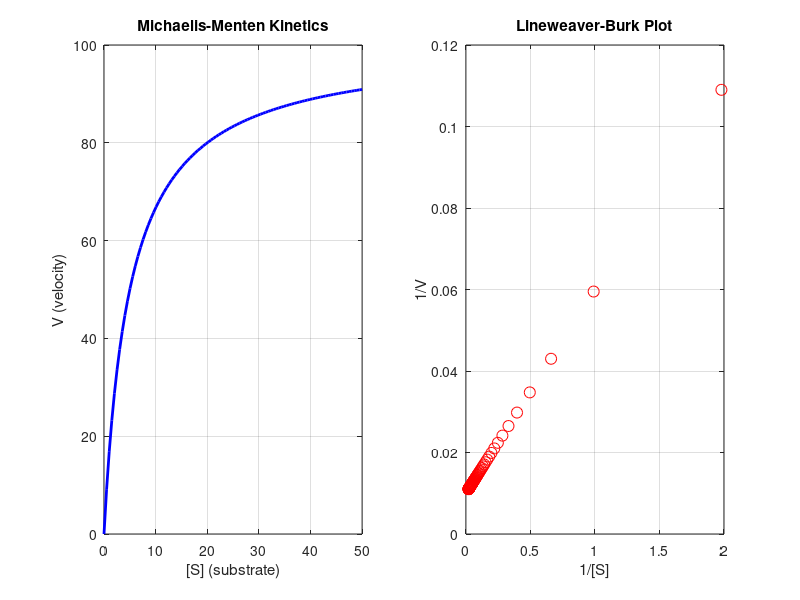

This figure's MATLAB source: (Note: this script raises an error after producing the figure.)
% 02_computational_chemistry.m
% UniLab Computational Chemistry: Reaction Kinetics & Thermodynamics

clear all;
clc;

disp('🧪 UniLab Computational Chemistry Lab');
disp('======================================');

%% 1. Enzyme Kinetics (Michaelis-Menten)
disp('--- 1. Michaelis-Menten Enzyme Kinetics ---');
% V = Vmax * [S] / (Km + [S])
Vmax = 100.0; Km_const = 5.0;
S_subs = linspace(0, 50, 100);
V_rate = Vmax * S_subs ./ (Km_const + S_subs);

figure;
subplot(1, 2, 1);
plot(S_subs, V_rate, 'b-', 'LineWidth', 2);
title('Michaelis-Menten Kinetics');
xlabel('[S] (substrate)'); ylabel('V (velocity)');
grid on;

subplot(1, 2, 2);
% skip first point to avoid divide by zero
inv_S = 1.0 ./ S_subs(2:end);
inv_V = 1.0 ./ V_rate(2:end);
plot(inv_S, inv_V, 'ro', 'MarkerSize', 8);
title('Lineweaver-Burk Plot');
xlabel('1/[S]'); ylabel('1/V');
grid on;

%% 2. Consecutive Reaction Kinetics (A -> B -> C)
disp(' ');
disp('--- 2. Consecutive Reaction Kinetics (A -> B -> C) ---');
% Using ODE solver
k1_rate = 0.5; k2_rate = 0.2;
y_init = [1.0, 0.0, 0.0]; % Row vector for state

function drdt = reaction_rates(t_val, r_state, k1, k2)
    % r_state is a vector
    A_conc = r_state(1); B_conc = r_state(2); C_conc = r_state(3);
    dA = -k1 * A_conc;
    dB = k1 * A_conc - k2 * B_conc;
    dC = k2 * B_conc;
    drdt = [dA, dB, dC]; % Return row vector
end

[T_vec, Y_mat] = ode45_custom(@(t, y) reaction_rates(t, y, k1_rate, k2_rate), [0, 20], y_init);

figure;
plot(T_vec, Y_mat(:, 1), 'r-', 'LineWidth', 2); hold on;
plot(T_vec, Y_mat(:, 2), 'g-', 'LineWidth', 2);
plot(T_vec, Y_mat(:, 3), 'b-', 'LineWidth', 2);
legend('Component A', 'Component B', 'Component C');
title('Reaction Kinetics: A \rightarrow B \rightarrow C');
xlabel('Time (s)'); ylabel('Concentration');
grid on;
hold off;

%% 3. Molecular Dynamics (Simple Lennard-Jones)
disp(' ');
disp('--- 3. Molecular Dynamics (Lennard-Jones Potential) ---');

function s_nxt = lj_step(s_cur, p_par)
    s_nxt = s_cur;
    dt_step = 0.05;
    r_val = s_cur.r; v_val = s_cur.v;
    f_force = 48.0 * p_par.eps * (p_par.sigma^12 / r_val^13 - 0.5 * p_par.sigma^6 / r_val^7);
    v_val = v_val + f_force * dt_step;
    s_nxt.r = r_val + v_val * dt_step;
    s_nxt.v = v_val;
    s_nxt.h = [s_cur.h; s_nxt.r];
end

function lj_draw(ax_obj, s_dyn)
    plot(ax_obj, s_dyn.h, 'b-');
    title(ax_obj, 'Atomic Distance (Lennard-Jones)');
    xlabel(ax_obj, 'Step'); ylabel(ax_obj, 'Distance');
end

% Simulating two atoms interaction
simulate('algorithm', 'step', @lj_step, 'draw', @lj_draw, 'state', struct('r', 2.0, 'v', 0.0, 'h', []), 'eps', 1.0, 'sigma', 1.0);

disp('Computational Chemistry Lab Complete.');
